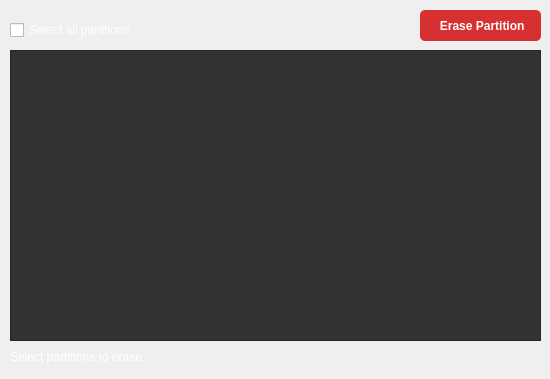
         <widget class="QWidget" name="erasetab">
          <attribute name="icon">
           <iconset resource="ico.qrc">
            <normaloff>:/newPrefix/icons/eraser1.png</normaloff>:/newPrefix/icons/eraser1.png</iconset>
          </attribute>
          <attribute name="title">
           <string>Erase partition</string>
          </attribute>
          <widget class="QScrollArea" name="erasepartitionList">
           <property name="geometry">
            <rect>
             <x>10</x>
             <y>50</y>
             <width>531</width>
             <height>291</height>
            </rect>
           </property>
           <property name="sizePolicy">
            <sizepolicy hsizetype="Expanding" vsizetype="MinimumExpanding">
             <horstretch>0</horstretch>
             <verstretch>0</verstretch>
            </sizepolicy>
           </property>
           <property name="minimumSize">
            <size>
             <width>0</width>
             <height>280</height>
            </size>
           </property>
           <property name="styleSheet">
            <string notr="true">background-color: rgb(50, 50, 50);
color: rgb(255, 255, 255);</string>
           </property>
           <property name="verticalScrollBarPolicy">
            <enum>Qt::ScrollBarAsNeeded</enum>
           </property>
           <property name="horizontalScrollBarPolicy">
            <enum>Qt::ScrollBarAsNeeded</enum>
           </property>
           <property name="sizeAdjustPolicy">
            <enum>QAbstractScrollArea::AdjustToContentsOnFirstShow</enum>
           </property>
           <property name="widgetResizable">
            <bool>true</bool>
           </property>
           <widget class="QWidget" name="scrollAreaWidgetContents_3">
            <property name="geometry">
             <rect>
              <x>0</x>
              <y>0</y>
              <width>529</width>
              <height>289</height>
             </rect>
            </property>
           </widget>
          </widget>
          <widget class="QPushButton" name="erasepartitionsbtn">
           <property name="geometry">
            <rect>
             <x>420</x>
             <y>10</y>
             <width>121</width>
             <height>31</height>
            </rect>
           </property>
           <property name="font">
            <font>
             <bold>true</bold>
            </font>
           </property>
           <property name="styleSheet">
            <string notr="true">QPushButton{
  background-color: rgb(214, 48, 49);
  color: rgb(255, 255, 255);
  border-radius: 5px;
}
QPushButton::hover{
	background-color:rgb(209, 109, 114);
}
QPushButton::pressed{
	padding-left:2px;
	padding-top: 1px;
	background-color: rgb(223, 160, 5);
}</string>
           </property>
           <property name="text">
            <string> Erase Partition</string>
           </property>
           <property name="icon">
            <iconset resource="ico.qrc">
             <normaloff>:/newPrefix/icons/eraser.png</normaloff>:/newPrefix/icons/eraser.png</iconset>
           </property>
          </widget>
          <widget class="QCheckBox" name="eraseselectallpartitionscheckbox">
           <property name="geometry">
            <rect>
             <x>10</x>
             <y>20</y>
             <width>221</width>
             <height>20</height>
            </rect>
           </property>
           <property name="styleSheet">
            <string notr="true">color: rgb(255, 255, 255);</string>
           </property>
           <property name="text">
            <string>Select all partitions</string>
           </property>
          </widget>
          <widget class="QLabel" name="erasetitle">
           <property name="geometry">
            <rect>
             <x>10</x>
             <y>350</y>
             <width>231</width>
             <height>20</height>
            </rect>
           </property>
           <property name="sizePolicy">
            <sizepolicy hsizetype="Preferred" vsizetype="Fixed">
             <horstretch>0</horstretch>
             <verstretch>0</verstretch>
            </sizepolicy>
           </property>
           <property name="minimumSize">
            <size>
             <width>0</width>
             <height>20</height>
            </size>
           </property>
           <property name="styleSheet">
            <string notr="true">color: rgb(255, 255, 255);</string>
           </property>
           <property name="text">
            <string>Select partitions to erase</string>
           </property>
           <property name="alignment">
            <set>Qt::AlignLeading|Qt::AlignLeft|Qt::AlignTop</set>
           </property>
          </widget>
         </widget>
